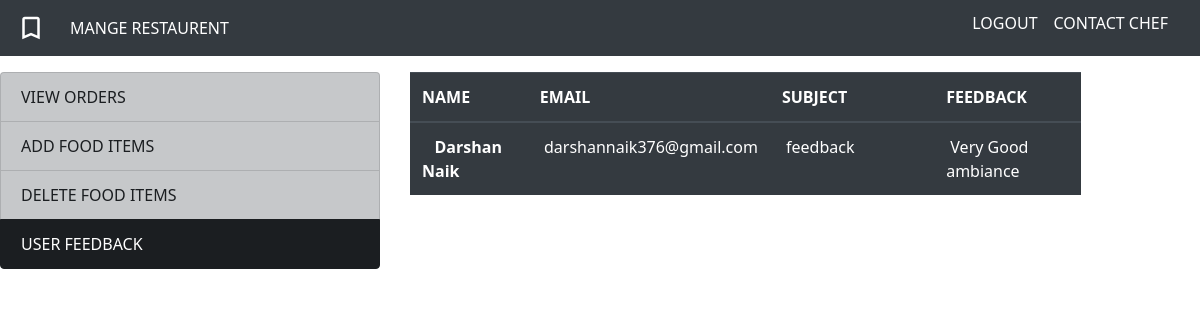
The page /user_feedback.php (signed in) on the database its author committed.
### tables this page shows
CREATE TABLE `contact` (
  `name` varchar(20) NOT NULL,
  `email` varchar(30) NOT NULL,
  `sub` varchar(20) NOT NULL,
  `msg` varchar(255) NOT NULL
);

### user_feedback.php (the view, shortened to what this page needs)
<?php
include('session_m.php');
?>
<!doctype html>
<html lang="en">
  <head>
    <link rel="stylesheet" href="https://unpkg.com/swiper/swiper-bundle.css" />
<link rel="stylesheet" href="https://unpkg.com/swiper/swiper-bundle.min.css" />
    <link rel="stylesheet" href="https://cdn.jsdelivr.net/npm/bootstrap@4.6.0/dist/css/bootstrap.min.css">
<link href="https://unpkg.com/tailwindcss@^2/dist/tailwind.min.css" rel="stylesheet">
  </head>
  <body>
<header>
<nav class="navbar navbar-expand-md navbar-dark fixed-top bg-dark " >
  <a class="navbar-brand" href="#"> <img src="m_order.svg"  width="30" height="30" class="d-inline-block align-top" alt=""></a>
  <div class="collapse navbar-collapse" id="navbarNavDropdown">
    <ul class="navbar-nav">
      <li class="nav-item active">
        <a class="nav-link" href="home.php">MANGE RESTAURENT</a>
      </li>
  </div>
  <form class="form-inline">
  <a class="navbar-brand" href="logout_u.php">
  <p class="h6">LOGOUT</p>
  <a class="navbar-brand" href="m2c.php">
  <p class="h6">CONTACT CHEF</p>
  </a>
  </form>
</nav>
</header>
<br>
<br>
<br>
<div class="row">
  <div class="col-4">
    <div class="list-group" id="list-tab" role="tablist">
      <a href="view_food_items.php" class="list-group-item list-group-item-action list-group-item-dark  " role="tab" >VIEW ORDERS</a>
      <a  href="add_food_items.php" class="list-group-item list-group-item-action list-group-item-dark "  role="tab" aria-controls="profile">ADD FOOD ITEMS</a>
      <a  href="delete_food_items.php" class="list-group-item list-group-item-action list-group-item-dark"  role="tab" aria-controls="messages">DELETE FOOD ITEMS</a>
      <a href="user_feedback.php"  class="list-group-item list-group-item-action list-group-item-dark active"  role="tab" aria-controls="messages">USER FEEDBACK </a>
    </div>
  </div>
  <form action="" method="POST">
  <?php
$sql = "SELECT * FROM contact ";
$result = mysqli_query($conn, $sql);
if (mysqli_num_rows($result) > 0)
{
  ?>
  <div class="col-8">
    <div class="tab-content" id="nav-tabContent">
    <table class="table table-dark">
  <thead>
    <tr>
      <th scope="col">NAME&nbsp;&nbsp;&nbsp;&nbsp;&nbsp;&nbsp;&nbsp;&nbsp;&nbsp;&nbsp;&nbsp;</th>
      <th scope="col">EMAIL&nbsp;&nbsp;&nbsp;&nbsp;&nbsp;&nbsp;&nbsp;&nbsp;&nbsp;&nbsp;</th>
      <th scope="col">SUBJECT&nbsp;&nbsp;&nbsp;&nbsp;&nbsp;&nbsp;&nbsp;&nbsp;&nbsp;&nbsp;&nbsp;&nbsp;&nbsp;&nbsp;&nbsp;&nbsp;&nbsp;&nbsp;</th>
      <th scope="col">FEEDBACK&nbsp;&nbsp;&nbsp;&nbsp;&nbsp;&nbsp;&nbsp;&nbsp;&nbsp;&nbsp;</th>
    </tr>
  </thead>
  <?PHP
      while($row = mysqli_fetch_assoc($result)){
    ?>
  <tbody>
    <tr>
      <th scope="row">&nbsp;&nbsp;&nbsp;<?php echo $row["name"]; ?></th>
      <td>&nbsp;<?php echo $row["email"]; ?></td>
      <td>&nbsp;<?php echo $row["sub"]; ?></td>
      <td>&nbsp;<?php echo $row["msg"]; ?></td>
    </tr>
  </div>
</div>
<?php } ?>
    <br>
  <?php } else { ?>
  <h4><center>0 RESULTS</center> </h4>
  <?php } ?>
        </form>
  </body>
</html>

### rows shown on the page
contact: name "Darshan Naik", email "darshannaik376@gmail.com", sub "feedback", msg "Very Good ambiance"
